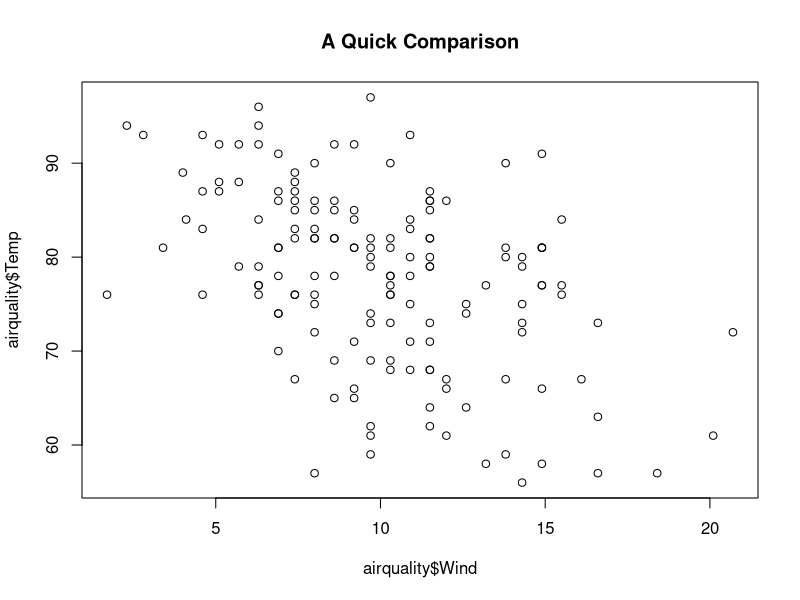
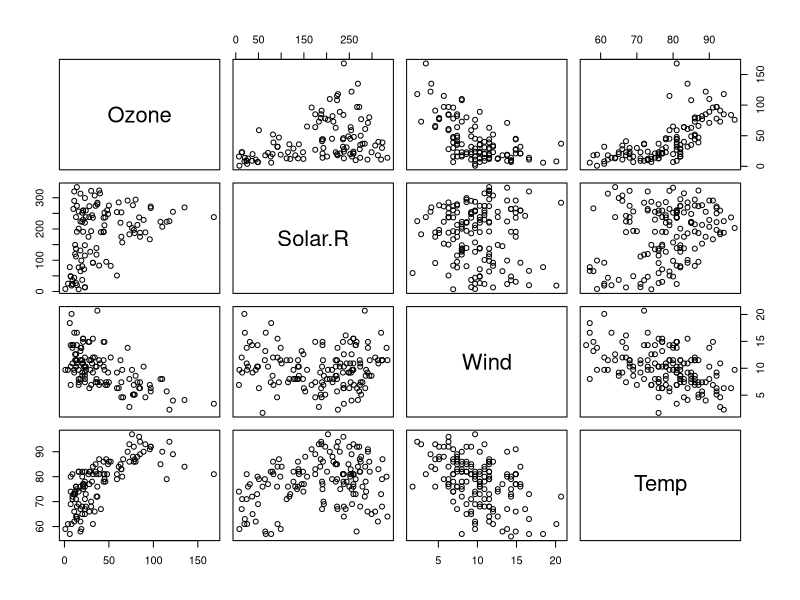

The R script that drew these images, in order:
## ---- chunk 1
data(airquality)
## ---- chunk 2
head(airquality) # look at the top 5 rows of the data
str(airquality) # how is this data structured
## ---- chunk 3
summary(airquality)
## ---- chunk 4
plot(x = airquality$Wind, # the data for the x-axis
     y = airquality$Temp, # the data for the y-axis
     main = "A Quick Comparison") # the title of the plot
## ---- chunk 5
plot(airquality[,1:4]) # we can give multiple columns (1 to 4) 
# it will try to plot them all as well 
## ---- chunk 6
cor(x = airquality$Wind, y = airquality$Temp)
